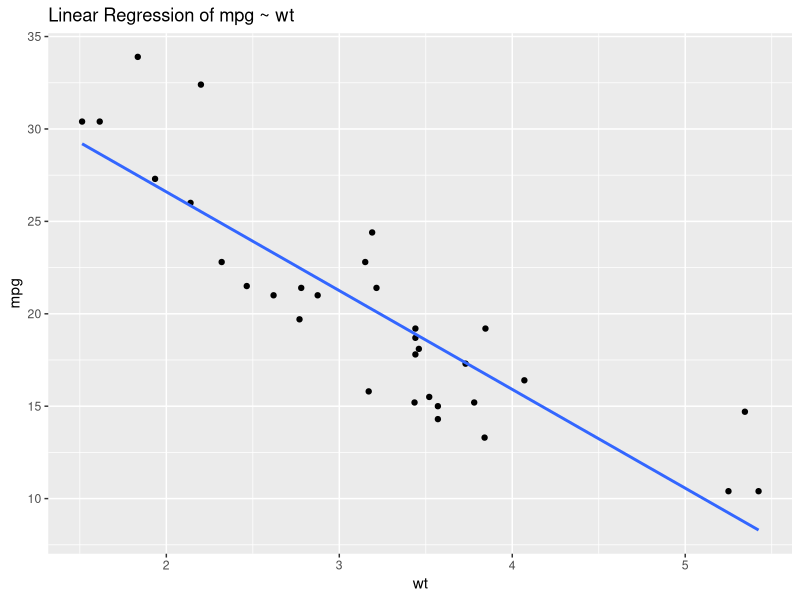
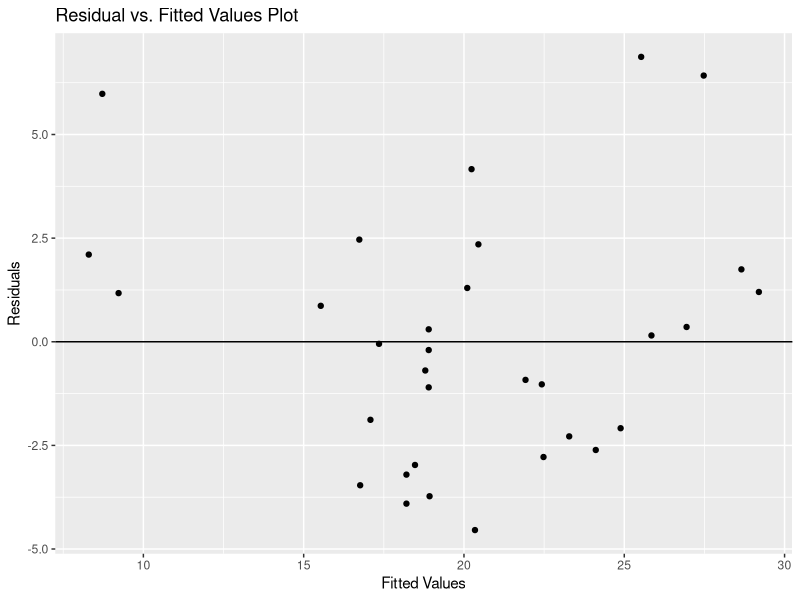

Source code (R) for these figures, in order:
## ---- chunk 1
rm(list = ls())
library(tidyverse)
## ---- chunk 2
mtcars <- mtcars
mtcars %>% head()
## ---- chunk 3
model <- lm(mpg ~ wt, data = mtcars)
## ---- chunk 4
summary(model)
## ---- chunk 5
ggplot(mtcars, aes(x=wt, y=mpg)) +
  geom_point() +
  geom_smooth(method='lm', se=FALSE) +
  ggtitle("Linear Regression of mpg ~ wt")
## ---- chunk 6
ggplot(model, aes(x = .fitted, y = .resid)) +
  geom_point() +
  geom_hline(yintercept = 0)+
  labs(title='Residual vs. Fitted Values Plot', x='Fitted Values', y='Residuals')
## ---- chunk 7
newdata <- data.frame(wt=c(3,4))

predictions <- predict(model, newdata=newdata)
predictions
## ---- chunk 8
beta0 <- model$coefficients[[1]][1]
beta1 <- model$coefficients[[2]][1]

beta0 + beta1*3
beta0 + beta1*4

